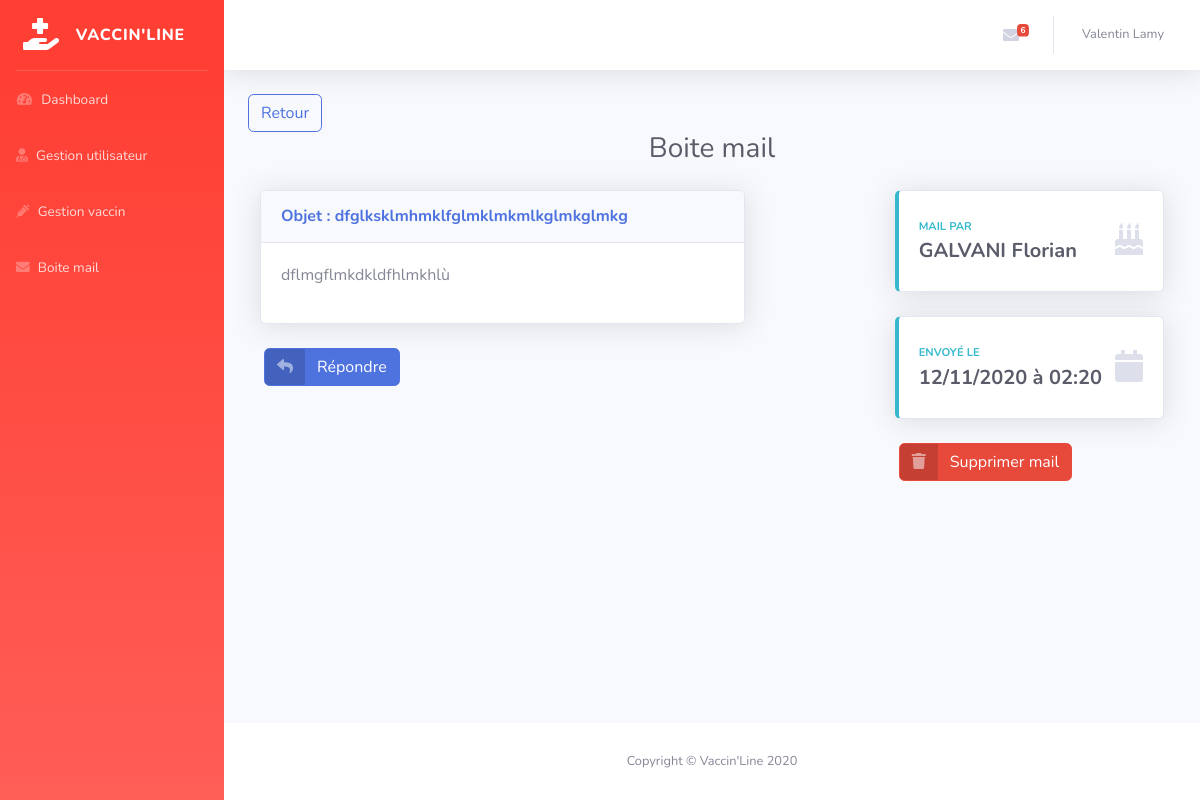
Page /admin/single-mail.php?id=3 (signed in) on the committed database.
### tables this page shows
CREATE TABLE `vl_contacts` (
  `id` int(11) NOT NULL,
  `email` varchar(150) NOT NULL,
  `message` varchar(255) NOT NULL,
  `created_at` datetime NOT NULL,
  `lu` varchar(3) NOT NULL DEFAULT 'non',
  `object` varchar(255) NOT NULL,
  `status` int(11) NOT NULL DEFAULT 1
);

CREATE TABLE `vl_users` (
  `id` int(11) NOT NULL,
  `nom` varchar(150) NOT NULL,
  `prenom` varchar(150) NOT NULL,
  `password` varchar(255) NOT NULL,
  `email` varchar(120) NOT NULL,
  `status` int(11) NOT NULL DEFAULT 1,
  `token` varchar(255) DEFAULT NULL,
  `token_at` datetime DEFAULT NULL,
  `date_naissance` varchar(10) NOT NULL,
  `created_at` datetime NOT NULL,
  `civilite` varchar(100) NOT NULL,
  `role` varchar(10) NOT NULL,
  `age` int(3) NOT NULL
);

### admin/single-mail.php (the view, shortened to what this page needs)
<?php
include('../inc/pdo.php');
$title = 'Boite mail';
if (!empty($_GET['id']) && is_numeric($_GET['id'])){
  $id = $_GET['id'];
  $sql = "SELECT * FROM vl_contacts WHERE status = 1 AND id = :id";
  $query = $pdo->prepare($sql);
  $query -> bindValue(':id', $id, PDO::PARAM_INT);
  $query->execute();
  $mail = $query->fetch();
  $sql = "SELECT * FROM vl_users WHERE email = :email";
  $query = $pdo->prepare($sql);
  $query -> bindValue(':email', $mail['email'], PDO::PARAM_STR);
  $query->execute();
  $user = $query->fetch();
  if (!empty($user)) {
    $userLogin = true;
  }else {
    $userLogin = false;
  }
}
$sql = "SELECT * FROM vl_contacts WHERE status = 1 AND lu = 'non'";
$query = $pdo->prepare($sql);
$query->execute();
$contacts = $query->fetchAll();
include('inc/header-back.php');
 ?>
    <div class="container-fluid">
        <a href="list-mail.php" class="btn btn-outline-primary">Retour</a>
        <h1 class="text-center h3 mb-4 text-gray-800"><?php echo $title ?></h1>
        <div class="row">
          <div class="col-lg-8">
            <div class="col-xl-10 col-md-6 mb-4">
              <div class="card shadow mb-4">
                <div class="card-header py-3">
                  <h6 class="m-0 font-weight-bold text-primary">Objet : <?php echo $mail['object'] ?></h6>
                </div>
                <div class="card-body">
                  <p><?php echo $mail['message'] ?></p>
                </div>
              </div>
            </div>
            <a href="reply-mail.php?id=<?php echo $id ?>" class="btn btn-primary ml-3 mb-2 btn-icon-split">
              <span class="icon text-white-50">
                <i class="fas fa-reply"></i>
              </span>
              <span class="text">Répondre</span>
            </a>
        </div>
        <div class="col-lg-4 justify-content-center">
          <div class="col-xl col-md-6 mb-4">
            <div class="card border-left-info shadow h-100 py-2">
              <div class="card-body">
                <div class="row no-gutters align-items-center">
                  <div class="col mr-2">
                    <div class="text-xs font-weight-bold text-info text-uppercase mb-1">
                      mail par</div>
                      <div class="<?php if($userLogin){ echo 'h5';} else {echo 'h6';} ?> mb-0 font-weight-bold text-gray-800"><?php if($userLogin){echo mb_strtoupper($user['nom']) . ' ' . ucfirst($user['prenom']);} else {echo $mail['email'];} ?></div>
                    </div>
                    <div class="col-auto">
                      <i class="fas fa-birthday-cake fa-2x text-gray-300"></i>
                    </div>
                  </div>
                </div>
              </div>
            </div>
            <div class="col-xl col-md-6 mb-4">
              <div class="card border-left-info shadow h-100 py-2">
                <div class="card-body">
                  <div class="row no-gutters align-items-center">
                    <div class="col mr-2">
                      <div class="text-xs font-weight-bold text-info text-uppercase mb-1">
                        Envoyé le</div>
                        <div class="h5 mb-0 font-weight-bold text-gray-800"><?php echo date('d/m/Y à h:i', strtotime($mail['created_at'])) ?></div>
                      </div>
                      <div class="col-auto">
                        <i class="fas fa-calendar fa-2x text-gray-300"></i>
                      </div>
                    </div>
                  </div>
                </div>
              </div>
              <a href="delete-mail.php?id=<?php echo $mail['id']; ?>"  class="btn btn-danger ml-3 btn-icon-split">
                <span class="icon text-white-50">
                  <i class="fas fa-trash"></i>
                </span>
                <span class="text">Supprimer mail</span>
              </a>
        </div>
      </div>
    </div>
<?php
include('inc/footer-back.php');

### rows in the picture
vl_contacts: object "dfglksklmhmklfglmklmkmlkglmkglmkg", message "dflmgflmkdkldfhlmkhlù", created_at "12/11/2020 à 02:20"
vl_users: nom "GALVANI", prenom "Florian"

### other values in the picture
TotalNonLu($contacts) "6"
$_SESSION['user']['prenom'] "Valentin"
$_SESSION['user']['nom'] "Lamy"
$title "Boite mail"
